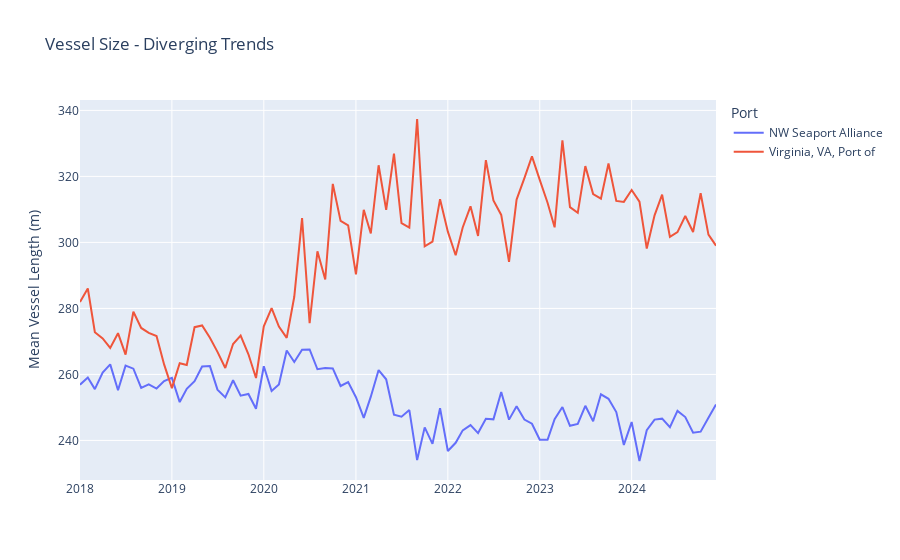

The notebook cell saved with this chart:
### Code cell
plot_line(
        df=calls_df.filter(pl.col('port_group').is_in(['NW Seaport Alliance', 'Virginia, VA, Port of'])),
        cat_group='port_group', time_col='month',
        y_col='vessel_size', y_col_alias='Mean Vessel Length (m)',
        title='Vessel Size - Diverging Trends', width=None, height=None,
        labels={'port_group':'Port', 'month':''},
        cat_limit=10, cat_limit_col='Mean Vessel Length (m)',
    )
